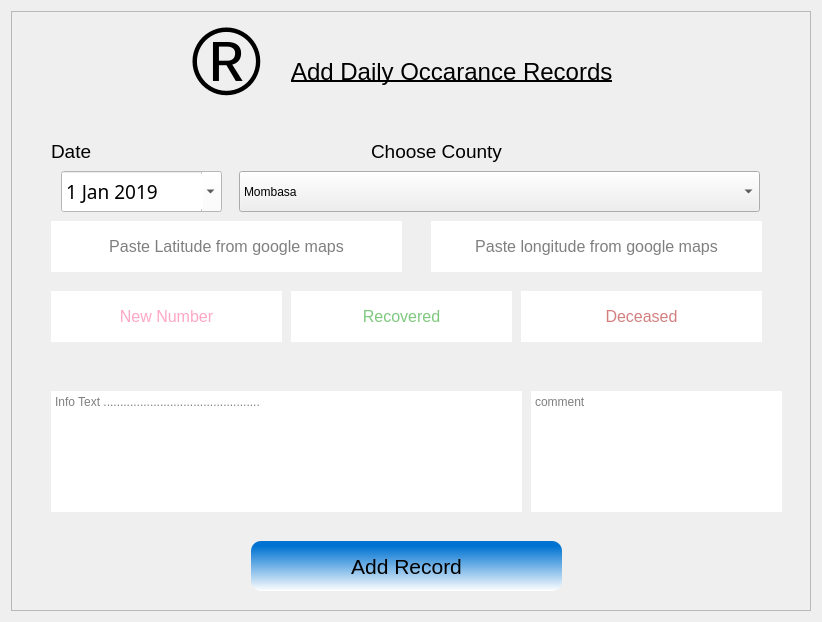
           <widget class="QWidget" name="records">
            <layout class="QGridLayout" name="gridLayout_2">
             <item row="0" column="0">
              <widget class="QFrame" name="registerPart_2">
               <property name="minimumSize">
                <size>
                 <width>800</width>
                 <height>600</height>
                </size>
               </property>
               <property name="maximumSize">
                <size>
                 <width>800</width>
                 <height>600</height>
                </size>
               </property>
               <property name="styleSheet">
                <string notr="true">
QLineEdit{

	background-color:transparent;
	
	border-bottom: 3px solid gray;
}
QTextEdit{
	background-color: rgba(144, 144, 144,.2);
	border-bottom: 3px solid gray;
}
QDateEdit{
	background-color: rgba(144, 144, 144,.2);
	border-bottom: 3px solid gray;
}

margin:10px;
padding:5px;
border-radius:30px;

</string>
               </property>
               <property name="frameShape">
                <enum>QFrame::StyledPanel</enum>
               </property>
               <property name="frameShadow">
                <enum>QFrame::Raised</enum>
               </property>
               <widget class="QPushButton" name="saveRecord">
                <property name="geometry">
                 <rect>
                  <x>240</x>
                  <y>530</y>
                  <width>311</width>
                  <height>50</height>
                 </rect>
                </property>
                <property name="minimumSize">
                 <size>
                  <width>0</width>
                  <height>50</height>
                 </size>
                </property>
                <property name="maximumSize">
                 <size>
                  <width>1500</width>
                  <height>500</height>
                 </size>
                </property>
                <property name="font">
                 <font>
                  <pointsize>16</pointsize>
                 </font>
                </property>
                <property name="styleSheet">
                 <string notr="true">QPushButton{
	
	
	background-color: qlineargradient(spread:pad, x1:0, y1:0, x2:0, y2:1, stop:0.102273 rgba(0, 115, 210, 255), stop:1 rgba(255, 255, 255, 255));
	border-radius:10px
}
QPushButton:hover{
	
}
QPushButton:pressed{
	
	background-color: rgba(0, 170, 255,.4);
}
</string>
                </property>
                <property name="text">
                 <string>Add Record</string>
                </property>
               </widget>
               <widget class="QTextEdit" name="infotxt">
                <property name="geometry">
                 <rect>
                  <x>40</x>
                  <y>380</y>
                  <width>471</width>
                  <height>121</height>
                 </rect>
                </property>
                <property name="minimumSize">
                 <size>
                  <width>0</width>
                  <height>0</height>
                 </size>
                </property>
                <property name="maximumSize">
                 <size>
                  <width>500000</width>
                  <height>1500000</height>
                 </size>
                </property>
                <property name="styleSheet">
                 <string notr="true">margin:0px;
border-radius:0px;</string>
                </property>
                <property name="placeholderText">
                 <string>Info Text ...............................................</string>
                </property>
               </widget>
               <widget class="QDateEdit" name="date">
                <property name="geometry">
                 <rect>
                  <x>50</x>
                  <y>160</y>
                  <width>161</width>
                  <height>41</height>
                 </rect>
                </property>
                <property name="font">
                 <font>
                  <family>Segoe Print</family>
                  <pointsize>14</pointsize>
                 </font>
                </property>
                <property name="styleSheet">
                 <string notr="true">margin:0px;
background-color: rgb(255, 255, 255);</string>
                </property>
                <property name="minimumDateTime">
                 <datetime>
                  <hour>0</hour>
                  <minute>0</minute>
                  <second>0</second>
                  <year>2019</year>
                  <month>1</month>
                  <day>1</day>
                 </datetime>
                </property>
                <property name="minimumDate">
                 <date>
                  <year>2019</year>
                  <month>1</month>
                  <day>1</day>
                 </date>
                </property>
                <property name="currentSection">
                 <enum>QDateTimeEdit::DaySection</enum>
                </property>
                <property name="calendarPopup">
                 <bool>true</bool>
                </property>
               </widget>
               <widget class="QLineEdit" name="lat">
                <property name="geometry">
                 <rect>
                  <x>40</x>
                  <y>210</y>
                  <width>351</width>
                  <height>51</height>
                 </rect>
                </property>
                <property name="font">
                 <font>
                  <pointsize>12</pointsize>
                 </font>
                </property>
                <property name="styleSheet">
                 <string notr="true">margin:0px;
border-radius:0px;</string>
                </property>
                <property name="alignment">
                 <set>Qt::AlignCenter</set>
                </property>
                <property name="placeholderText">
                 <string>Paste Latitude from google maps</string>
                </property>
                <property name="clearButtonEnabled">
                 <bool>true</bool>
                </property>
               </widget>
               <widget class="QLineEdit" name="newInfe">
                <property name="geometry">
                 <rect>
                  <x>40</x>
                  <y>280</y>
                  <width>231</width>
                  <height>51</height>
                 </rect>
                </property>
                <property name="font">
                 <font>
                  <pointsize>12</pointsize>
                 </font>
                </property>
                <property name="styleSheet">
                 <string notr="true">margin:0px;
border-radius:0px;
color: rgb(255, 78, 140);</string>
                </property>
                <property name="inputMethodHints">
                 <set>Qt::ImhDigitsOnly|Qt::ImhFormattedNumbersOnly</set>
                </property>
                <property name="alignment">
                 <set>Qt::AlignCenter</set>
                </property>
                <property name="dragEnabled">
                 <bool>false</bool>
                </property>
                <property name="placeholderText">
                 <string>New Number</string>
                </property>
                <property name="clearButtonEnabled">
                 <bool>true</bool>
                </property>
               </widget>
               <widget class="QLineEdit" name="deceased">
                <property name="geometry">
                 <rect>
                  <x>510</x>
                  <y>280</y>
                  <width>241</width>
                  <height>51</height>
                 </rect>
                </property>
                <property name="font">
                 <font>
                  <pointsize>12</pointsize>
                 </font>
                </property>
                <property name="styleSheet">
                 <string notr="true">margin:0px;
border-radius:0px;
color: rgb(170, 0, 0);</string>
                </property>
                <property name="alignment">
                 <set>Qt::AlignCenter</set>
                </property>
                <property name="placeholderText">
                 <string>Deceased</string>
                </property>
                <property name="clearButtonEnabled">
                 <bool>true</bool>
                </property>
               </widget>
               <widget class="QLineEdit" name="recovered">
                <property name="geometry">
                 <rect>
                  <x>280</x>
                  <y>280</y>
                  <width>221</width>
                  <height>51</height>
                 </rect>
                </property>
                <property name="font">
                 <font>
                  <pointsize>12</pointsize>
                 </font>
                </property>
                <property name="styleSheet">
                 <string notr="true">margin:0px;
border-radius:0px;
color: rgb(0, 145, 0);</string>
                </property>
                <property name="alignment">
                 <set>Qt::AlignCenter</set>
                </property>
                <property name="placeholderText">
                 <string>Recovered</string>
                </property>
                <property name="clearButtonEnabled">
                 <bool>true</bool>
                </property>
               </widget>
               <widget class="QTextEdit" name="popComment">
                <property name="geometry">
                 <rect>
                  <x>520</x>
                  <y>380</y>
                  <width>251</width>
                  <height>121</height>
                 </rect>
                </property>
                <property name="minimumSize">
                 <size>
                  <width>0</width>
                  <height>0</height>
                 </size>
                </property>
                <property name="maximumSize">
                 <size>
                  <width>500000</width>
                  <height>1500000</height>
                 </size>
                </property>
                <property name="styleSheet">
                 <string notr="true">margin:0px;
border-radius:0px;</string>
                </property>
                <property name="placeholderText">
                 <string>comment</string>
                </property>
               </widget>
               <widget class="QLabel" name="label_2">
                <property name="geometry">
                 <rect>
                  <x>180</x>
                  <y>-10</y>
                  <width>131</width>
                  <height>121</height>
                 </rect>
                </property>
                <property name="font">
                 <font>
                  <pointsize>72</pointsize>
                 </font>
                </property>
                <property name="styleSheet">
                 <string notr="true">background-color:transparent;</string>
                </property>
                <property name="text">
                 <string>®</string>
                </property>
               </widget>
               <widget class="QLabel" name="label_3">
                <property name="geometry">
                 <rect>
                  <x>280</x>
                  <y>30</y>
                  <width>381</width>
                  <height>61</height>
                 </rect>
                </property>
                <property name="font">
                 <font>
                  <pointsize>18</pointsize>
                  <underline>true</underline>
                 </font>
                </property>
                <property name="styleSheet">
                 <string notr="true">background-color: transparent;
text-decoration:underline;</string>
                </property>
                <property name="text">
                 <string>Add Daily Occarance Records</string>
                </property>
               </widget>
               <widget class="QLabel" name="recordsErrorHandler">
                <property name="geometry">
                 <rect>
                  <x>50</x>
                  <y>90</y>
                  <width>701</width>
                  <height>41</height>
                 </rect>
                </property>
                <property name="font">
                 <font>
                  <family>Segoe Print</family>
                  <pointsize>12</pointsize>
                 </font>
                </property>
                <property name="styleSheet">
                 <string notr="true">background-color: transparent;
color: rgb(213, 0, 0);</string>
                </property>
                <property name="text">
                 <string/>
                </property>
                <property name="alignment">
                 <set>Qt::AlignCenter</set>
                </property>
               </widget>
               <widget class="QLineEdit" name="long_2">
                <property name="geometry">
                 <rect>
                  <x>420</x>
                  <y>210</y>
                  <width>331</width>
                  <height>51</height>
                 </rect>
                </property>
                <property name="font">
                 <font>
                  <pointsize>12</pointsize>
                 </font>
                </property>
                <property name="styleSheet">
                 <string notr="true">margin:0px;
border-radius:0px;</string>
                </property>
                <property name="alignment">
                 <set>Qt::AlignCenter</set>
                </property>
                <property name="placeholderText">
                 <string>Paste longitude from google maps</string>
                </property>
                <property name="clearButtonEnabled">
                 <bool>true</bool>
                </property>
               </widget>
               <widget class="QComboBox" name="countyName">
                <property name="geometry">
                 <rect>
                  <x>228</x>
                  <y>160</y>
                  <width>521</width>
                  <height>41</height>
                 </rect>
                </property>
                <property name="styleSheet">
                 <string notr="true">/*Customizing QComboBox*/
QComboBox {
   
    padding: 1px 18px 1px 3px;
    min-width: 6em;
	background-color:transparent;
	
	border-bottom: 3px solid gray;

}

QComboBox:editable {
background-color: qlineargradient(spread:pad, x1:0, y1:0, x2:0.938, y2:0.380682, stop:0 rgba(232, 170, 127, 255), stop:0.823864 rgba(216, 255, 255, 230));
}

QComboBox:!editable, QComboBox::drop-down:editable {
   font-size:15px;
}

/* QComboBox gets the &quot;on&quot; state when the popup is open */
QComboBox:!editable:on, 
QComboBox::drop-down:editable:on {
    background: qlineargradient(x1: 0, y1: 0, x2: 0, y2: 1,
                                stop: 0 #D3D3D3, stop: 0.4 #D8D8D8,
                                stop: 0.5 #DDDDDD, stop: 1.0 #E1E1E1);
	
}

QComboBox:on { /* shift the text when the popup opens */
    padding-top: 3px;
    padding-left: 4px;
}

QComboBox::drop-down {
    subcontrol-origin: padding;
    subcontrol-position: top right;
    width: 15px;
    border-left-width: 1px;
    border-left-color: darkgray;
    border-left-style: solid; /* just a single line */
    border-top-right-radius: 3px; /* same radius as the QComboBox */
    border-bottom-right-radius: 3px;
}

QComboBox::down-arrow:on { /* shift the arrow when popup is open */
    top: 1px;
    left: 1px;
}
QComboBox QAbstractItemView {
  /*The pop-up of the QComboBox is a QAbstractItemView and is styled using the descendant selector:*/
    border: 2px solid darkgray;
    selection-background-color: lightgray;
}
QFrame { border: 2px solid blue; }
border-radius:0px;
border:none;
background-color:transparent;
border: 0px solid red;

</string>
                </property>
                <item>
                 <property name="text">
                  <string>Mombasa</string>
                 </property>
                </item>
                <item>
                 <property name="text">
                  <string>Kwale</string>
                 </property>
                </item>
                <item>
                 <property name="text">
                  <string>Kilifi</string>
                 </property>
                </item>
                <item>
                 <property name="text">
                  <string>Tana River</string>
                 </property>
                </item>
                <item>
                 <property name="text">
                  <string>Lamu</string>
                 </property>
                </item>
                <item>
                 <property name="text">
                  <string>Taita/Taveta</string>
                 </property>
                </item>
                <item>
                 <property name="text">
                  <string>Garissa</string>
                 </property>
                </item>
                <item>
                 <property name="text">
                  <string>Wajir</string>
                 </property>
                </item>
                <item>
                 <property name="text">
                  <string>Mandera</string>
                 </property>
                </item>
                <item>
                 <property name="text">
                  <string>Marsabit</string>
                 </property>
                </item>
                <item>
                 <property name="text">
                  <string>Isiolo</string>
                 </property>
                </item>
                <item>
                 <property name="text">
                  <string>Meru</string>
                 </property>
                </item>
                <item>
                 <property name="text">
                  <string>Tharaka-Nithi</string>
                 </property>
                </item>
                <item>
                 <property name="text">
                  <string>Embu</string>
                 </property>
                </item>
                <item>
                 <property name="text">
                  <string>Kitui</string>
                 </property>
                </item>
                <item>
                 <property name="text">
                  <string>Machakos</string>
                 </property>
                </item>
                <item>
                 <property name="text">
                  <string>Makueni</string>
                 </property>
                </item>
                <item>
                 <property name="text">
                  <string>Nyandarua</string>
                 </property>
                </item>
                <item>
                 <property name="text">
                  <string>Nyeri</string>
                 </property>
                </item>
                <item>
                 <property name="text">
                  <string>Kirinyaga</string>
                 </property>
                </item>
                <item>
                 <property name="text">
                  <string>Murang'a</string>
                 </property>
                </item>
                <item>
                 <property name="text">
                  <string>Kiambu</string>
                 </property>
                </item>
                <item>
                 <property name="text">
                  <string>Turkana</string>
                 </property>
                </item>
                <item>
                 <property name="text">
                  <string>West Pokot</string>
                 </property>
                </item>
                <item>
                 <property name="text">
                  <string>Samburu</string>
                 </property>
                </item>
                <item>
                 <property name="text">
                  <string>Trans Nzoia</string>
                 </property>
                </item>
                <item>
                 <property name="text">
                  <string>Uasin Gishu</string>
                 </property>
                </item>
                <item>
                 <property name="text">
                  <string>Elgeyo/Marakwet</string>
                 </property>
                </item>
                <item>
                 <property name="text">
                  <string>Nandi</string>
                 </property>
                </item>
                <item>
                 <property name="text">
                  <string>Baringo</string>
                 </property>
                </item>
                <item>
                 <property name="text">
                  <string>Laikipia</string>
                 </property>
                </item>
                <item>
                 <property name="text">
                  <string>Nakuru</string>
                 </property>
                </item>
                <item>
                 <property name="text">
                  <string>Narok</string>
                 </property>
                </item>
                <item>
                 <property name="text">
                  <string>Kajiado</string>
                 </property>
                </item>
                <item>
                 <property name="text">
                  <string>Kericho</string>
                 </property>
                </item>
                <item>
                 <property name="text">
                  <string>Bomet</string>
                 </property>
                </item>
                <item>
                 <property name="text">
                  <string>Kakamega</string>
                 </property>
                </item>
                <item>
                 <property name="text">
                  <string>Vihiga</string>
                 </property>
                </item>
                <item>
                 <property name="text">
                  <string>Bungoma</string>
                 </property>
                </item>
                <item>
                 <property name="text">
                  <string>Busia</string>
                 </property>
                </item>
                <item>
                 <property name="text">
                  <string>Siaya</string>
                 </property>
                </item>
                <item>
                 <property name="text">
                  <string>Kisumu</string>
                 </property>
                </item>
                <item>
                 <property name="text">
                  <string>Homa Bay</string>
                 </property>
                </item>
                <item>
                 <property name="text">
                  <string>Migori</string>
                 </property>
                </item>
                <item>
                 <property name="text">
                  <string>Kisii</string>
                 </property>
                </item>
                <item>
                 <property name="text">
                  <string>Nyamira</string>
                 </property>
                </item>
                <item>
                 <property name="text">
                  <string>Nairobi City</string>
                 </property>
                </item>
               </widget>
               <widget class="QLabel" name="label_18">
                <property name="geometry">
                 <rect>
                  <x>360</x>
                  <y>120</y>
                  <width>181</width>
                  <height>41</height>
                 </rect>
                </property>
                <property name="font">
                 <font>
                  <pointsize>14</pointsize>
                  <underline>false</underline>
                 </font>
                </property>
                <property name="styleSheet">
                 <string notr="true">background-color: transparent;
</string>
                </property>
                <property name="text">
                 <string>Choose County</string>
                </property>
               </widget>
               <widget class="QLabel" name="label_19">
                <property name="geometry">
                 <rect>
                  <x>40</x>
                  <y>120</y>
                  <width>71</width>
                  <height>41</height>
                 </rect>
                </property>
                <property name="font">
                 <font>
                  <pointsize>14</pointsize>
                  <underline>false</underline>
                 </font>
                </property>
                <property name="styleSheet">
                 <string notr="true">background-color: transparent;
</string>
                </property>
                <property name="text">
                 <string>Date</string>
                </property>
               </widget>
              </widget>
             </item>
            </layout>
           </widget>
